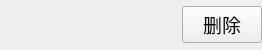
<?xml version="1.0" encoding="UTF-8"?>
<ui version="4.0">
 <class>BuildingsListItemClass</class>
 <widget class="QWidget" name="BuildingsListItemClass">
  <property name="geometry">
   <rect>
    <x>0</x>
    <y>0</y>
    <width>262</width>
    <height>50</height>
   </rect>
  </property>
  <property name="windowTitle">
   <string>BuildingsListItem</string>
  </property>
  <layout class="QHBoxLayout" name="horizontalLayout" stretch="3,1">
   <property name="spacing">
    <number>0</number>
   </property>
   <property name="leftMargin">
    <number>0</number>
   </property>
   <property name="topMargin">
    <number>0</number>
   </property>
   <property name="rightMargin">
    <number>0</number>
   </property>
   <property name="bottomMargin">
    <number>0</number>
   </property>
   <item>
    <widget class="QLabel" name="name">
     <property name="font">
      <font>
       <pointsize>15</pointsize>
      </font>
     </property>
     <property name="text">
      <string/>
     </property>
    </widget>
   </item>
   <item>
    <widget class="QPushButton" name="pushButton">
     <property name="minimumSize">
      <size>
       <width>0</width>
       <height>30</height>
      </size>
     </property>
     <property name="font">
      <font>
       <pointsize>14</pointsize>
      </font>
     </property>
     <property name="text">
      <string>删除</string>
     </property>
    </widget>
   </item>
  </layout>
 </widget>
 <layoutdefault spacing="6" margin="11"/>
 <resources/>
 <connections/>
</ui>
